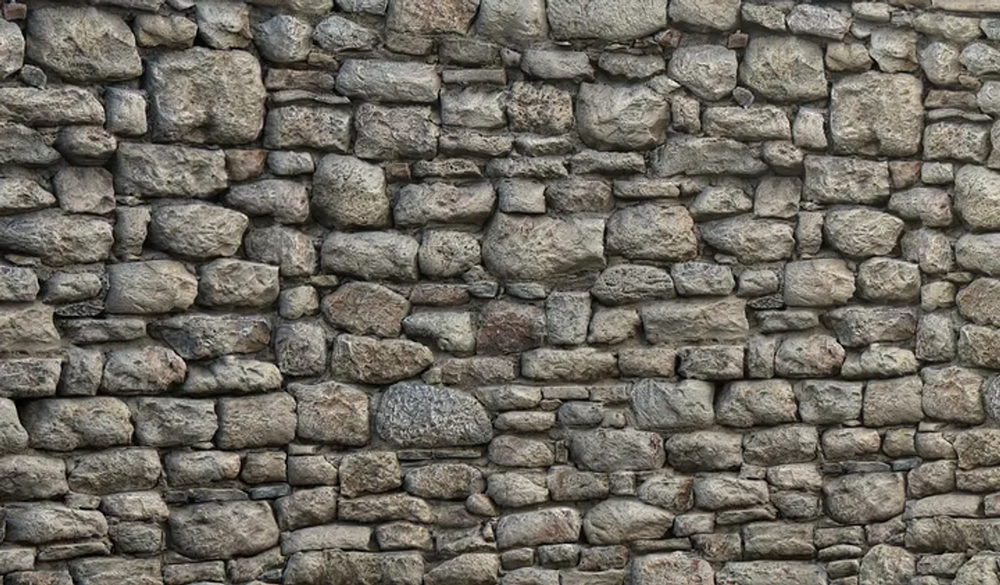
#> input picture AdaBoost/CNN/stone.png, 1000 x 585 px, shrunk from 1440 x 842 before the run, found by its file name
$ jupyter execute lbp.ipynb
#> lines starting #> are read from the running program, lines starting #| are printed output that depends on the picture
[cell 1]
import cv2
import numpy as np
import matplotlib.pyplot as plt
from skimage.feature import local_binary_pattern

# 이미지 로드 및 전처리
image = cv2.imread('stone.png')
#> image is the input picture: shape (585, 1000, 3); mean B, G, R 97.3, 106.4, 110.7
gray = cv2.cvtColor(image, cv2.COLOR_BGR2GRAY)

# LBP 특징 추출
radius = 3
n_points = 8 * radius
lbp = local_binary_pattern(gray, n_points, radius, method='uniform')
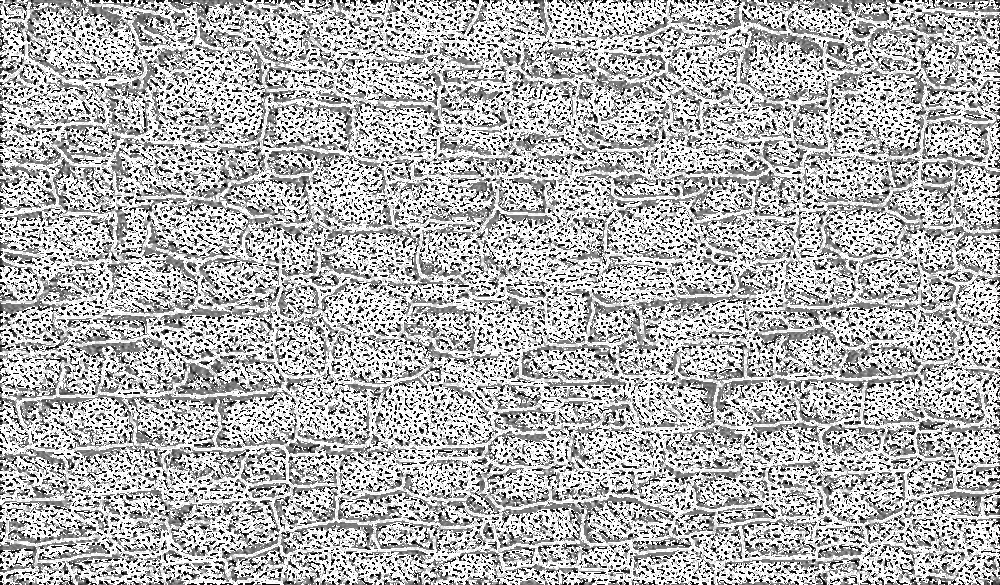
#> lbp: shape (585, 1000) float64; min 0, max 25, mean 17.5; drawn with min black and max white

# LBP 히스토그램 계산
(hist, _) = np.histogram(lbp.ravel(), bins=np.arange(0, n_points + 3), range=(0, n_points + 2))
#> hist = 26 values, max 249631 at index 25, min 6215 at index 18, mean 22500

# 히스토그램 정규화
hist = hist.astype("float")
hist /= (hist.sum() + 1e-6)
#> hist = 26 values, max 0.427 at index 25, min 0.0106 at index 18, mean 0.0385

# 결과 시각화
plt.figure(figsize=(12, 6))
plt.subplot(121)
plt.imshow(gray, cmap='gray')
plt.title('Original Image')
plt.subplot(122)
plt.imshow(lbp, cmap='gray')
plt.title('LBP Image')
plt.show()
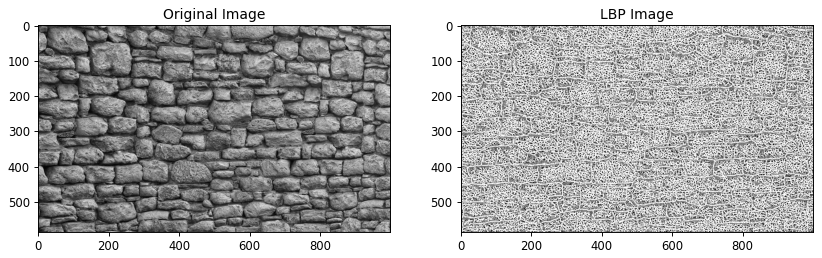
#> figure drawn by matplotlib, 2 panels

# 히스토그램 시각화
plt.figure()
plt.plot(hist, color='black')
plt.title('LBP Histogram')
plt.xlabel('LBP value')
plt.ylabel('Frequency')
plt.show()
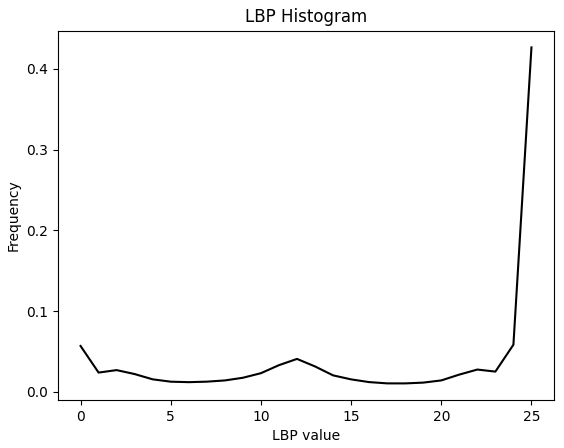
#> figure drawn by matplotlib, 1 panel; curve peaks at x = 25, y = 0.427

$ run again, with AdaBoost/CNN/wood.png copied over AdaBoost/CNN/stone.png
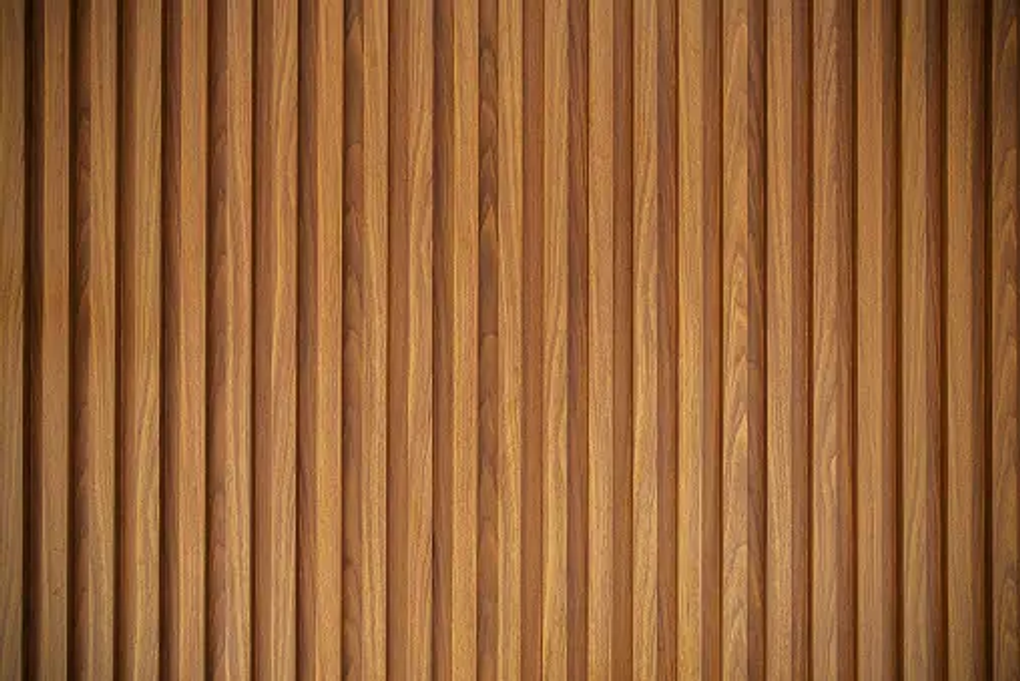
#> input picture AdaBoost/CNN/wood.png, 1020 x 681 px, found by its file name
#> image is the input picture: shape (681, 1020, 3); mean B, G, R 55.9, 98.8, 150.3
#> `lbp = local_binary_pattern(gray, n_points, radius, method='uniform')`:
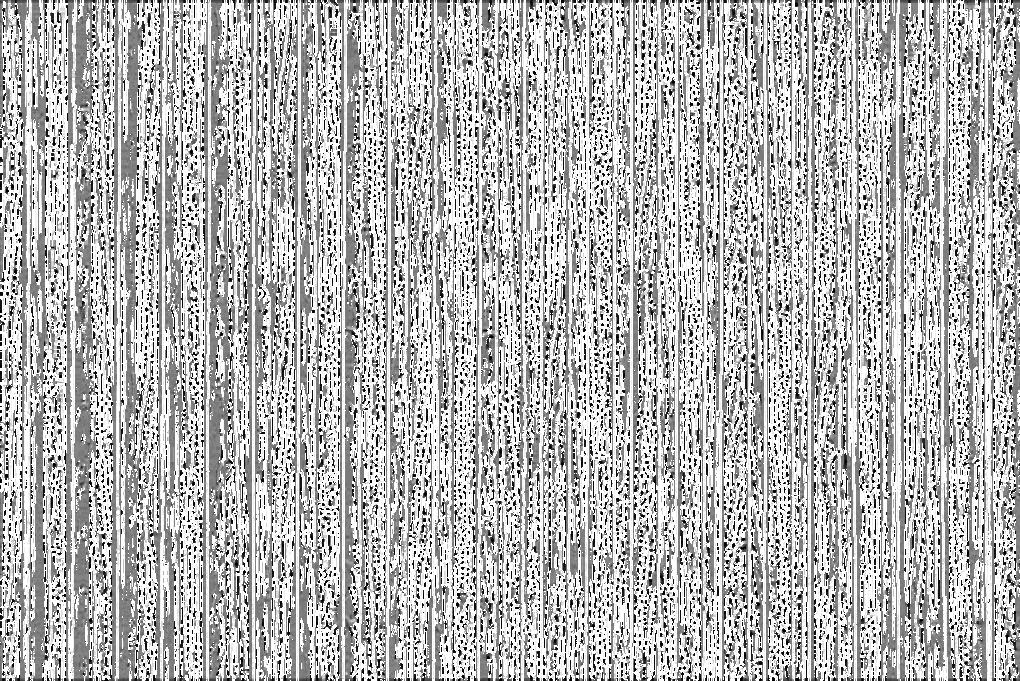
#> lbp: shape (681, 1020) float64; min 0, max 25, mean 17.8; drawn with min black and max white
#> `(hist, _) = np.histogram(lbp.ravel(), bins=np.arange(0, n_points + 3),..`: hist = 26 values, max 296062 at index 25, min 1937 at index 6, mean 26716.2
#> `hist /= (hist.sum() + 1e-6)`: hist = 26 values, max 0.426 at index 25, min 0.00279 at index 6, mean 0.0385
#> `plt.show()`:
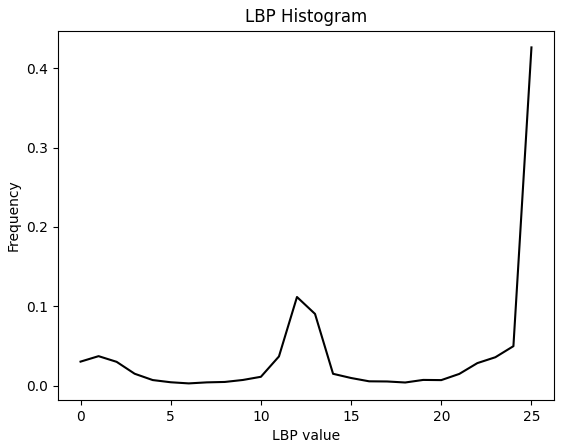
#> figure drawn by matplotlib, 1 panel; curve peaks at x = 25, y = 0.426

$ run again, with AdaBoost/CNN/image.jpeg saved as AdaBoost/CNN/stone.png
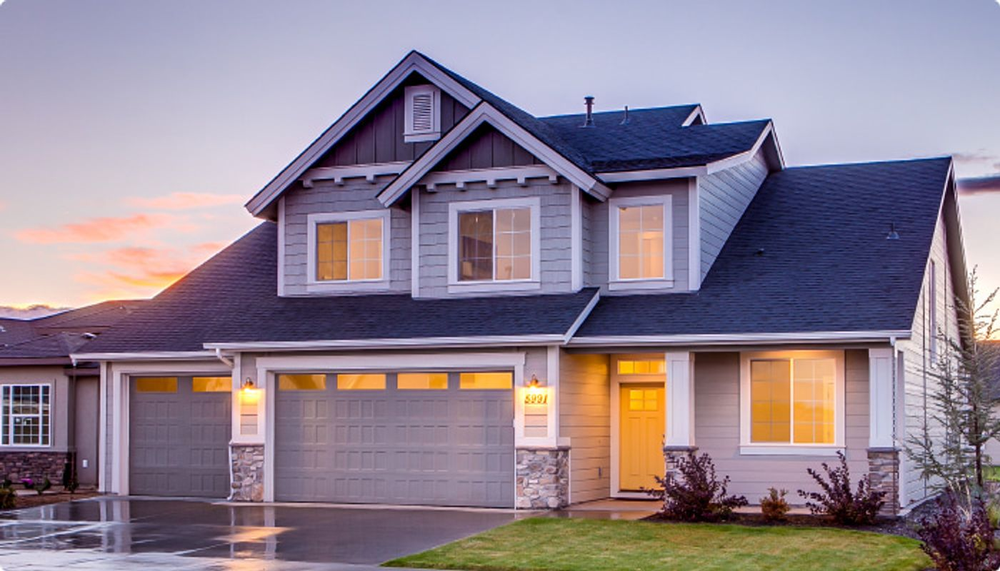
#> input picture AdaBoost/CNN/image.jpeg, 1000 x 571 px, shrunk from 1400 x 800 before the run, found by its file name
#> image is the input picture: shape (571, 1000, 3); mean B, G, R 144, 129.9, 143.1
#> `lbp = local_binary_pattern(gray, n_points, radius, method='uniform')`:
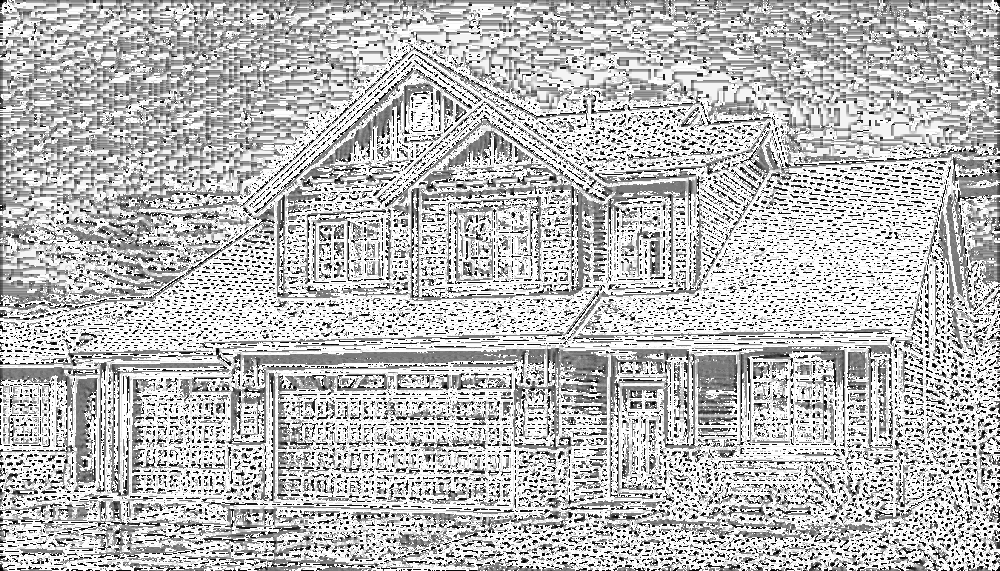
#> lbp: shape (571, 1000) float64; min 0, max 25, mean 18.2; drawn with min black and max white
#> `(hist, _) = np.histogram(lbp.ravel(), bins=np.arange(0, n_points + 3),..`: hist = 26 values, max 223419 at index 25, min 3608 at index 6, mean 21961.5
#> `hist /= (hist.sum() + 1e-6)`: hist = 26 values, max 0.391 at index 25, min 0.00632 at index 6, mean 0.0385
#> `plt.show()`:
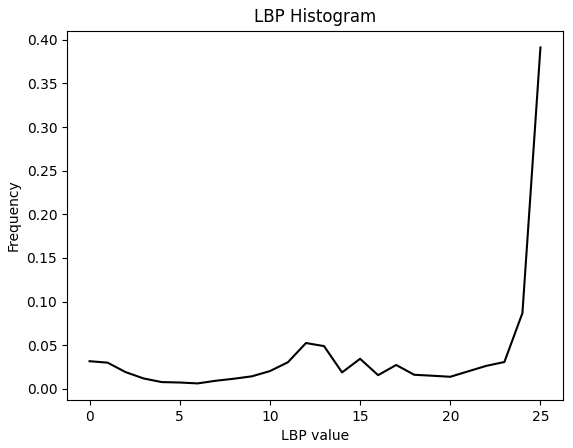
#> figure drawn by matplotlib, 1 panel; curve peaks at x = 25, y = 0.391
